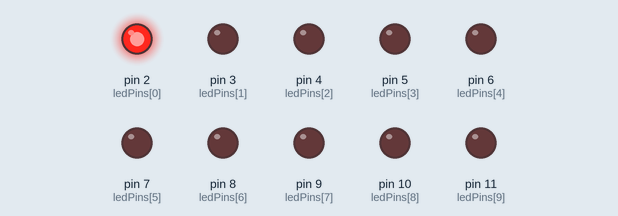
The sketch below on a simulated Arduino Uno, built with avr-gcc and run on an emulated ATmega328P. Parts: output pins drawn as LEDs (lit = HIGH).

Above: at 0.2 s.
At 5.5 s:
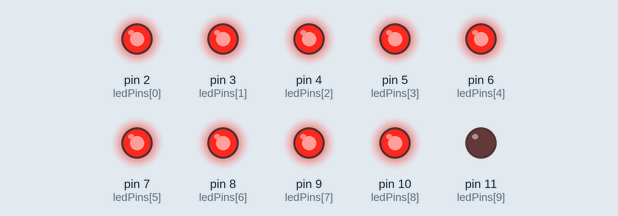
At 6.5 s:
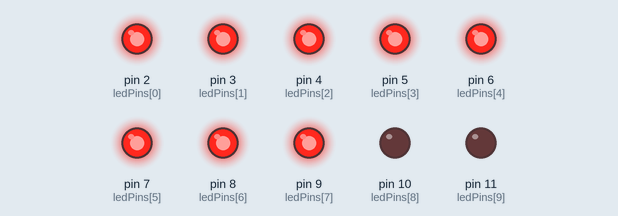
At 7.5 s:
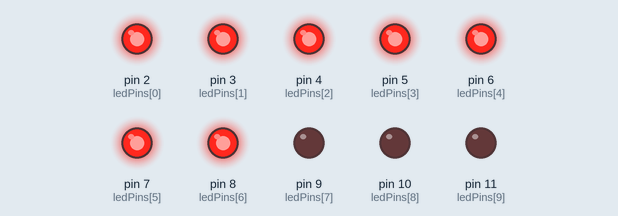
At 10.5 s:
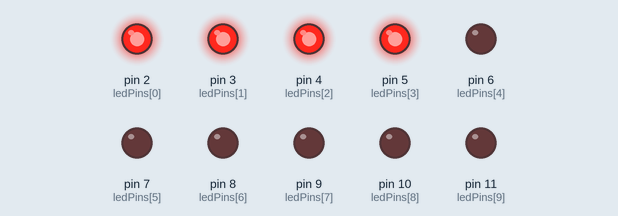
At 14.5 s:
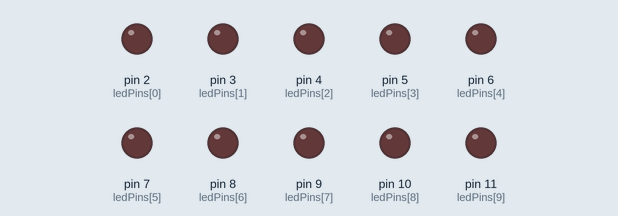
Timing chart, 0 to 19.5 s (numbered marks = the images above):
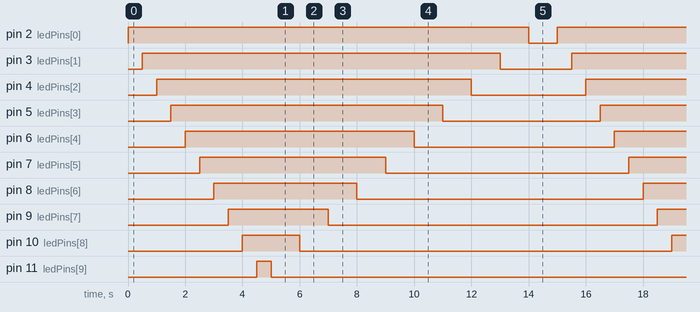

The sketch:

sketch.ino
```cpp
const int num_out = 10; // сделал на 10 сегментов
int const up_time = 500; // задержка при движении снизу вверх
int const down_time = 1000; // задержка при движении сверху вниз

const int ledPins[] = {2, 3, 4, 5, 6, 7, 8, 9, 10, 11}; // пины линейки
int on_off = HIGH;

void setup() {
  for (int i = 0; i < num_out; ++i) {
    pinMode(ledPins[i], OUTPUT);
  }
}

void circle(int on_off, int tm_delay) {
  for (int j = 0; j < num_out; ++j) {
    int ind = on_off ? j : num_out - 1 - j;
    digitalWrite(ledPins[ind], on_off); // вкл/выкл сегмент
    delay(tm_delay);
  }
}

void loop() {
  circle(on_off, (on_off ? up_time : down_time));
  on_off = !on_off;
}
```

Measured:
- by itself, pin 2 (ledPins[0]): alternates HIGH for 14.0 s and LOW for 1.0 s
- by itself, pin 3 (ledPins[1]): alternates HIGH for 12.5 s and LOW for 2.5 s
- by itself, pin 4 (ledPins[2]): alternates HIGH for 11.0 s and LOW for 4.0 s
- by itself, pin 5 (ledPins[3]): alternates HIGH for 9.5 s and LOW for 5.5 s
- by itself, pin 6 (ledPins[4]): alternates HIGH for 8.0 s and LOW for 7.0 s
- by itself, pin 7 (ledPins[5]): alternates HIGH for 6.5 s and LOW for 8.5 s
- by itself, pin 8 (ledPins[6]): alternates HIGH for 5.0 s and LOW for 10.0 s
- by itself, pin 9 (ledPins[7]): alternates HIGH for 3.5 s and LOW for 11.5 s
